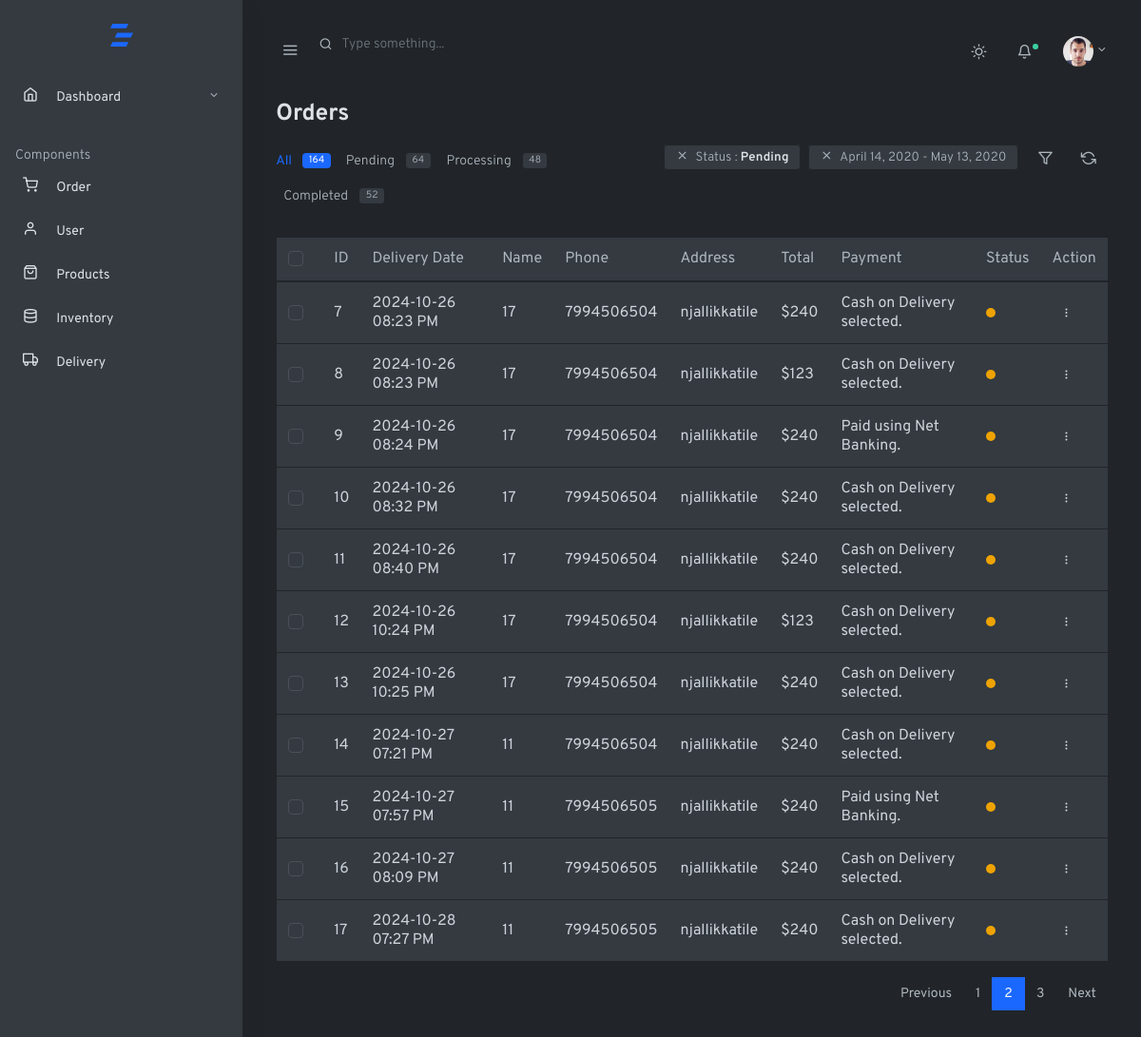
The page /admin/dark/page-orders.php (signed in) on the database as committed earlier.
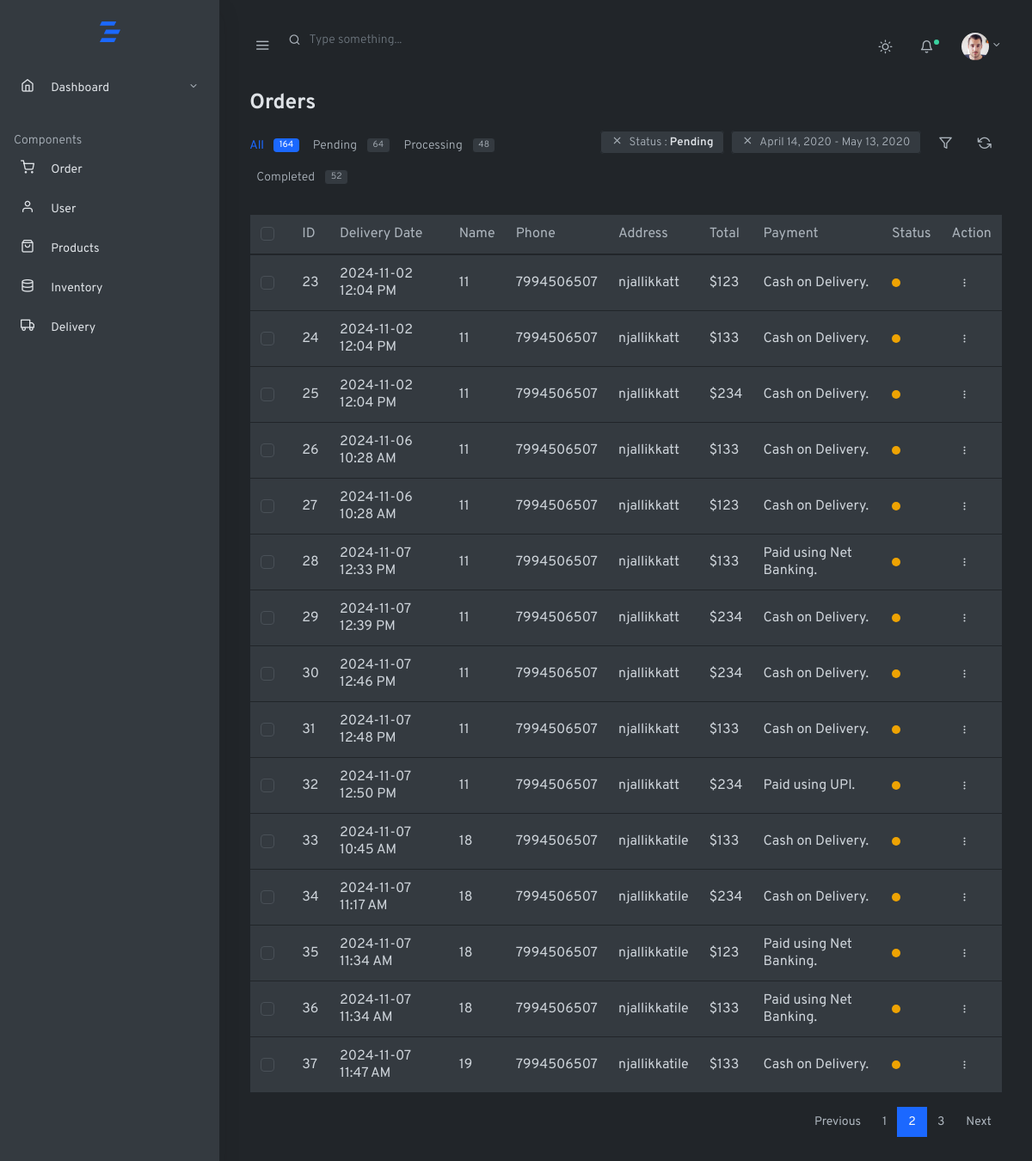
The same page on the database as committed later.
### tables this page shows
CREATE TABLE `delivery_table` (
  `did` int(100) NOT NULL,
  `product_id` int(100) NOT NULL,
  `user_id` varchar(100) NOT NULL,
  `product_quantity` varchar(100) NOT NULL,
  `price` varchar(100) NOT NULL,
  `address` varchar(100) NOT NULL,
  `phone_no` varchar(10) NOT NULL,
  `deliveryperson_id` varchar(100) NOT NULL,
  `delivery_date_time` datetime NOT NULL DEFAULT current_timestamp(),
  `status` varchar(100) NOT NULL,
  `payment_details` varchar(100) NOT NULL,
  `payment_status` varchar(100) NOT NULL,
  `delivery_dispacted_time` datetime DEFAULT NULL,
  `delivery_delivered_time` datetime DEFAULT NULL
);

### admin/dark/page-orders.php (the view, shortened to what the changed rows need)
<!doctype html>
<html lang="en">
<head>
  <link rel="stylesheet" href="css/simplebar.css">
  <link rel="stylesheet" href="css/feather.css">
  <link rel="stylesheet" href="css/daterangepicker.css">
  <link rel="stylesheet" href="css/app-light.css" id="lightTheme" disabled>
  <link rel="stylesheet" href="css/app-dark.css" id="darkTheme">
</head>
<body class="vertical  dark  ">
  <div class="wrapper">
      <main role="main" class="main-content">
        <div class="container-fluid">
          <div class="row justify-content-center">
            <div class="col-12">
              <h2 class="h3 mb-3 page-title">Orders</h2>
              <?php
              include $_SERVER['DOCUMENT_ROOT'] . '/SweetStream/php/db_connection.php';
              try {
                  $pdo = new PDO("mysql:host=$host;dbname=$dbname", $user, $password);
                  $pdo->setAttribute(PDO::ATTR_ERRMODE, PDO::ERRMODE_EXCEPTION);
                  $stmt = $pdo->query("SELECT * FROM delivery_table");
                  $orders = $stmt->fetchAll(PDO::FETCH_ASSOC);
              } catch (PDOException $e) {
                  echo json_encode(['success' => false, 'message' => 'Could not connect to the database: ' . $e->getMessage()]);
                  exit;
              }
              ?>
              <table class="table border table-hover bg-white">
                  <thead>
                      <tr role="row">
                          <th>
                              <div class="custom-control custom-checkbox">
                              </div>
                          </th>
                          <th>ID</th>
                          <th>Delivery Date</th>
                          <th>Name</th>
                          <th>Phone</th>
                          <th>Address</th>
                          <th>Total</th>
                          <th>Payment</th>
                          <th>Status</th>
                          <th>Action</th>
                      </tr>
                  </thead>
                  <tbody>
                      <?php foreach ($orders as $order): ?>
                      <tr>
                          <td class="align-center">
                              <div class="custom-control custom-checkbox">
                              </div>
                          </td>
                          <td><?php echo htmlspecialchars($order['did']); ?></td>
                          <td>
                              <?php
                              $dateTime = new DateTime($order['delivery_date_time']);
                              echo $dateTime->format('Y-m-d h:i A');
                              ?>
                          </td>
                          <td><?php echo htmlspecialchars($order['user_id']); ?></td>
                          <td><?php echo htmlspecialchars($order['phone_no']); ?></td>
                          <td><?php echo htmlspecialchars($order['address']); ?></td>
                          <td><?php echo htmlspecialchars('$' . $order['price']); ?></td>
                          <td><?php echo htmlspecialchars($order['payment_details']); ?></td>
                          <td><span class="dot dot-lg <?php echo $order['status'] === 'completed' ? 'bg-success' : 'bg-warning'; ?> mr-2"></span></td>
                          <td>
                              <div class="dropdown">
                                  <button class="btn btn-sm dropdown-toggle more-vertical" type="button" data-toggle="dropdown" aria-haspopup="true" aria-expanded="false">
                                  </button>
                              </div>
                          </td>
                      </tr>
                      <?php endforeach; ?>
                  </tbody>
              </table>
            </div>
          </div>
        </div>
      </main>
    </div>
  </body>
</html>

Rows that differ between the two databases and show on the page:
removed delivery_table: did "7", delivery_date_time "2024-10-26 08:23 PM", user "17", phone_no "7994506504", address "njallikkatile", price "$240", payment_details "Cash on Delivery selected."
removed delivery_table: did "8", delivery_date_time "2024-10-26 08:23 PM", user "17", phone_no "7994506504", address "njallikkatile", price "$123", payment_details "Cash on Delivery selected."
removed delivery_table: did "9", delivery_date_time "2024-10-26 08:24 PM", user "17", phone_no "7994506504", address "njallikkatile", price "$240", payment_details "Paid using Net Banking."
removed delivery_table: did "10", delivery_date_time "2024-10-26 08:32 PM", user "17", phone_no "7994506504", address "njallikkatile", price "$240", payment_details "Cash on Delivery selected."
removed delivery_table: did "11", delivery_date_time "2024-10-26 08:40 PM", user "17", phone_no "7994506504", address "njallikkatile", price "$240", payment_details "Cash on Delivery selected."
removed delivery_table: did "12", delivery_date_time "2024-10-26 10:24 PM", user "17", phone_no "7994506504", address "njallikkatile", price "$123", payment_details "Cash on Delivery selected."
removed delivery_table: did "13", delivery_date_time "2024-10-26 10:25 PM", user "17", phone_no "7994506504", address "njallikkatile", price "$240", payment_details "Cash on Delivery selected."
removed delivery_table: did "14", delivery_date_time "2024-10-27 07:21 PM", user "11", phone_no "7994506504", address "njallikkatile", price "$240", payment_details "Cash on Delivery selected."
removed delivery_table: did "15", delivery_date_time "2024-10-27 07:57 PM", user "11", phone_no "7994506505", address "njallikkatile", price "$240", payment_details "Paid using Net Banking."
removed delivery_table: did "16", delivery_date_time "2024-10-27 08:09 PM", user "11", phone_no "7994506505", address "njallikkatile", price "$240", payment_details "Cash on Delivery selected."
removed delivery_table: did "17", delivery_date_time "2024-10-28 07:27 PM", user "11", phone_no "7994506505", address "njallikkatile", price "$240", payment_details "Cash on Delivery selected."
added delivery_table: did "23", delivery_date_time "2024-11-02 12:04 PM", user "11", phone_no "7994506507", address "njallikkatt", price "$123", payment_details "Cash on Delivery."
added delivery_table: did "24", delivery_date_time "2024-11-02 12:04 PM", user "11", phone_no "7994506507", address "njallikkatt", price "$133", payment_details "Cash on Delivery."
added delivery_table: did "25", delivery_date_time "2024-11-02 12:04 PM", user "11", phone_no "7994506507", address "njallikkatt", price "$234", payment_details "Cash on Delivery."
added delivery_table: did "26", delivery_date_time "2024-11-06 10:28 AM", user "11", phone_no "7994506507", address "njallikkatt", price "$133", payment_details "Cash on Delivery."
added delivery_table: did "27", delivery_date_time "2024-11-06 10:28 AM", user "11", phone_no "7994506507", address "njallikkatt", price "$123", payment_details "Cash on Delivery."
added delivery_table: did "28", delivery_date_time "2024-11-07 12:33 PM", user "11", phone_no "7994506507", address "njallikkatt", price "$133", payment_details "Paid using Net Banking."
added delivery_table: did "29", delivery_date_time "2024-11-07 12:39 PM", user "11", phone_no "7994506507", address "njallikkatt", price "$234", payment_details "Cash on Delivery."
added delivery_table: did "30", delivery_date_time "2024-11-07 12:46 PM", user "11", phone_no "7994506507", address "njallikkatt", price "$234", payment_details "Cash on Delivery."
added delivery_table: did "31", delivery_date_time "2024-11-07 12:48 PM", user "11", phone_no "7994506507", address "njallikkatt", price "$133", payment_details "Cash on Delivery."
added delivery_table: did "32", delivery_date_time "2024-11-07 12:50 PM", user "11", phone_no "7994506507", address "njallikkatt", price "$234", payment_details "Paid using UPI."
added delivery_table: did "33", delivery_date_time "2024-11-07 10:45 AM", user "18", phone_no "7994506507", address "njallikkatile", price "$133", payment_details "Cash on Delivery."
added delivery_table: did "34", delivery_date_time "2024-11-07 11:17 AM", user "18", phone_no "7994506507", address "njallikkatile", price "$234", payment_details "Cash on Delivery."
added delivery_table: did "35", delivery_date_time "2024-11-07 11:34 AM", user "18", phone_no "7994506507", address "njallikkatile", price "$123", payment_details "Paid using Net Banking."
added delivery_table: did "36", delivery_date_time "2024-11-07 11:34 AM", user "18", phone_no "7994506507", address "njallikkatile", price "$133", payment_details "Paid using Net Banking."
added delivery_table: did "37", delivery_date_time "2024-11-07 11:47 AM", user "19", phone_no "7994506507", address "njallikkatile", price "$133", payment_details "Cash on Delivery."
